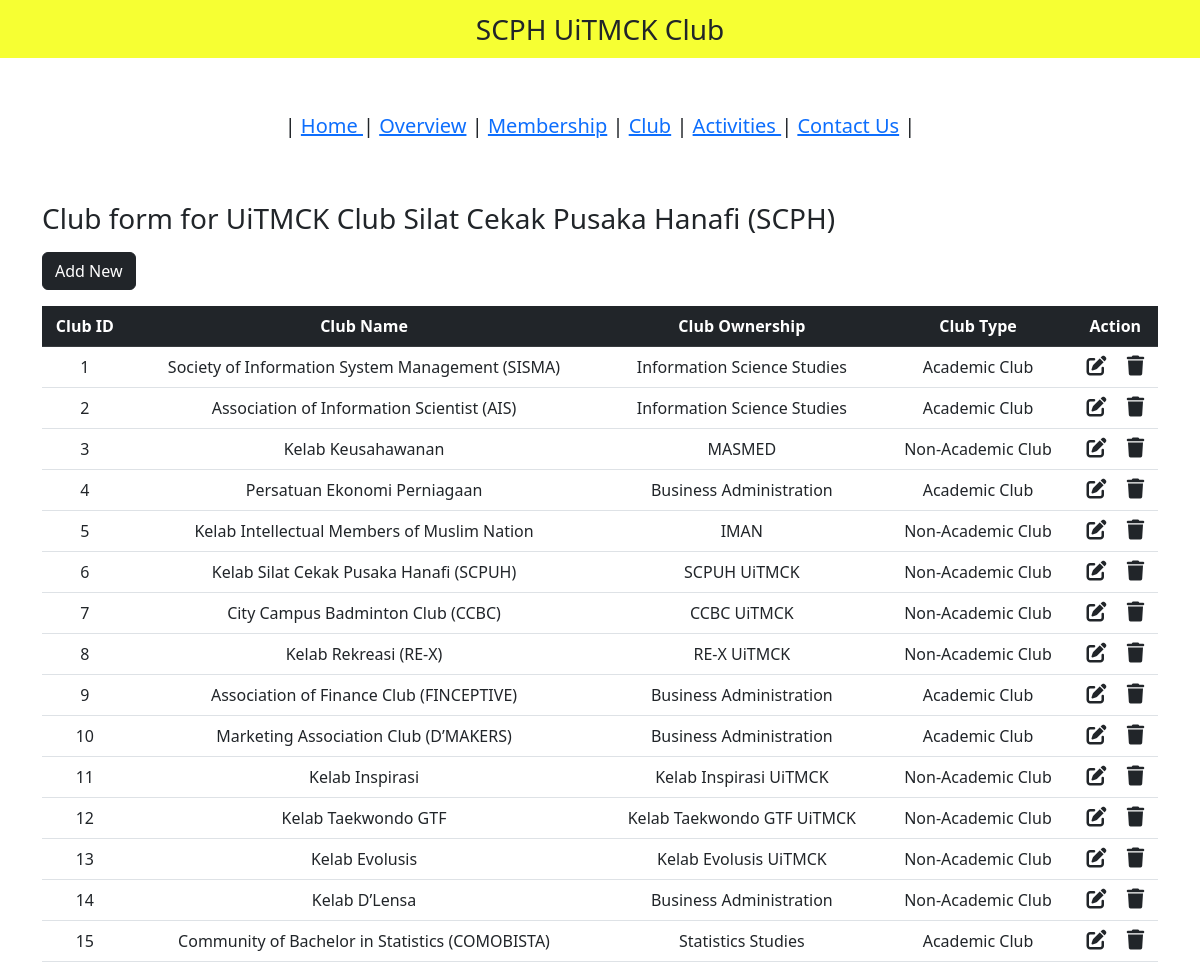
Page /club.php on the committed database.
### tables this page shows
CREATE TABLE `club` (
  `club_id` int NOT NULL,
  `club_name` varchar(200) NOT NULL,
  `club_owner` varchar(200) NOT NULL,
  `club_type` varchar(200) NOT NULL
);

### club.php (the view, shortened to what this page needs)
<?php
include "db_conn.php";
?>
<!DOCTYPE html>
<html lang="en">
<head>
  <link href="https://cdn.jsdelivr.net/npm/bootstrap@5.2.3/dist/css/bootstrap.min.css" rel="stylesheet">
  <link rel="stylesheet" href="https://cdnjs.cloudflare.com/ajax/libs/font-awesome/6.4.0/css/all.min.css" />
</head>
<body>
  <nav class="navbar navbar-light justify-content-center fs-3 mb-5" style="background-color: #F6FF33;">
    SCPH UiTMCK Club
  </nav>
  <nav class="navbar navbar-light justify-content-center fs-3 mb-5" style="background-color: #00fffff;">
<h5>| <a href="index.php">Home </a>| <a href="home.php">Overview</a> | <a href="membership.php">Membership</a> | <a href="club.php">Club</a> | <a href="activity.php">Activities </a> | <a href="contact.php">Contact Us</a> | </h5></p>
</nav>
  <div class="container">
	<p align="center"><h3>Club form for UiTMCK Club Silat Cekak Pusaka Hanafi (SCPH)</h3></p>
    <a href="add_club.php" class="btn btn-dark mb-3">Add New</a>
    <table class="table table-hover text-center">
      <thead class="table-dark">
        <tr>
          <th scope="col">Club ID</th>
          <th scope="col">Club Name</th>
          <th scope="col">Club Ownership</th>
          <th scope="col">Club Type</th>
          <th scope="col">Action</th>
        </tr>
      </thead>
      <tbody>
        <?php
        $sql = "SELECT * FROM `club`";
        $result = mysqli_query($conn, $sql);
        while ($row = mysqli_fetch_assoc($result)) {
        ?>
          <tr>
            <td><?php echo $row["club_id"] ?></td>
            <td><?php echo $row["club_name"] ?></td>
            <td><?php echo $row["club_owner"] ?></td>
            <td><?php echo $row["club_type"] ?></td>
            <td>
              <a href="edit_club.php?club_id=<?php echo $row["club_id"] ?>" class="link-dark"><i class="fa-solid fa-pen-to-square fs-5 me-3"></i></a>
              <a href="delete_club.php?club_id=<?php echo $row["club_id"] ?>" class="link-dark"><i class="fa-solid fa-trash fs-5"></i></a>
            </td>
          </tr>
        <?php
        }
        ?>
      </tbody>
    </table>
  </div>
</body>
</html>

### rows in the picture
club: club_id "1", club_name "Society of Information System Management (SISMA)", club_owner "Information Science Studies", club_type "Academic Club"
club: club_id "2", club_name "Association of Information Scientist (AIS)", club_owner "Information Science Studies", club_type "Academic Club"
club: club_id "3", club_name "Kelab Keusahawanan", club_owner "MASMED", club_type "Non-Academic Club"
club: club_id "4", club_name "Persatuan Ekonomi Perniagaan", club_owner "Business Administration", club_type "Academic Club"
club: club_id "5", club_name "Kelab Intellectual Members of Muslim Nation", club_owner "IMAN", club_type "Non-Academic Club"
club: club_id "6", club_name "Kelab Silat Cekak Pusaka Hanafi (SCPUH)", club_owner "SCPUH UiTMCK", club_type "Non-Academic Club"
club: club_id "7", club_name "City Campus Badminton Club (CCBC)", club_owner "CCBC UiTMCK", club_type "Non-Academic Club"
club: club_id "8", club_name "Kelab Rekreasi (RE-X)", club_owner "RE-X UiTMCK", club_type "Non-Academic Club"
club: club_id "9", club_name "Association of Finance Club (FINCEPTIVE)", club_owner "Business Administration", club_type "Academic Club"
club: club_id "10", club_name "Marketing Association Club (D’MAKERS)", club_owner "Business Administration", club_type "Academic Club"
club: club_id "11", club_name "Kelab Inspirasi", club_owner "Kelab Inspirasi UiTMCK", club_type "Non-Academic Club"
club: club_id "12", club_name "Kelab Taekwondo GTF", club_owner "Kelab Taekwondo GTF UiTMCK", club_type "Non-Academic Club"
club: club_id "13", club_name "Kelab Evolusis", club_owner "Kelab Evolusis UiTMCK", club_type "Non-Academic Club"
club: club_id "14", club_name "Kelab D’Lensa", club_owner "Business Administration", club_type "Non-Academic Club"
club: club_id "15", club_name "Community of Bachelor in Statistics (COMOBISTA)", club_owner "Statistics Studies", club_type "Academic Club"
